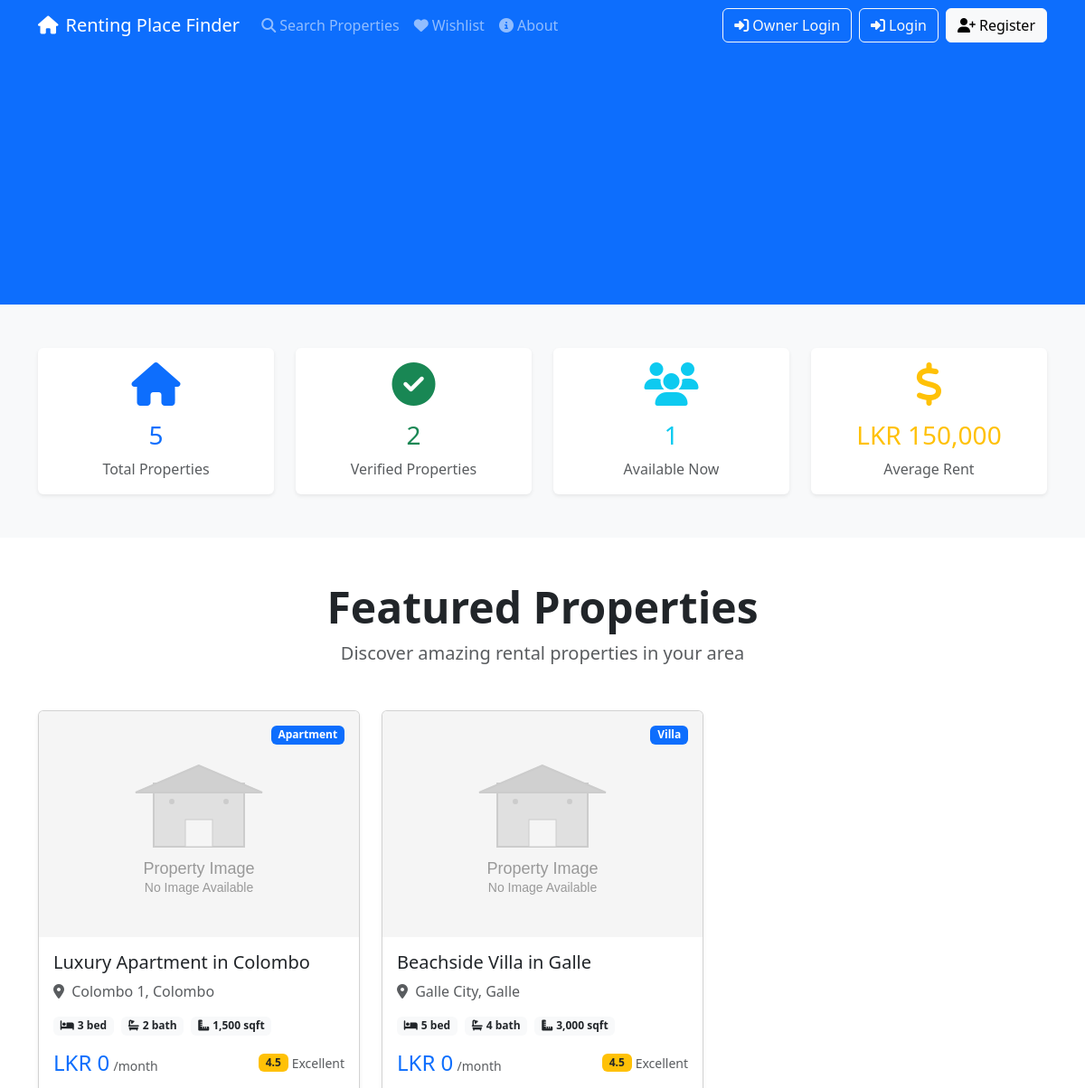
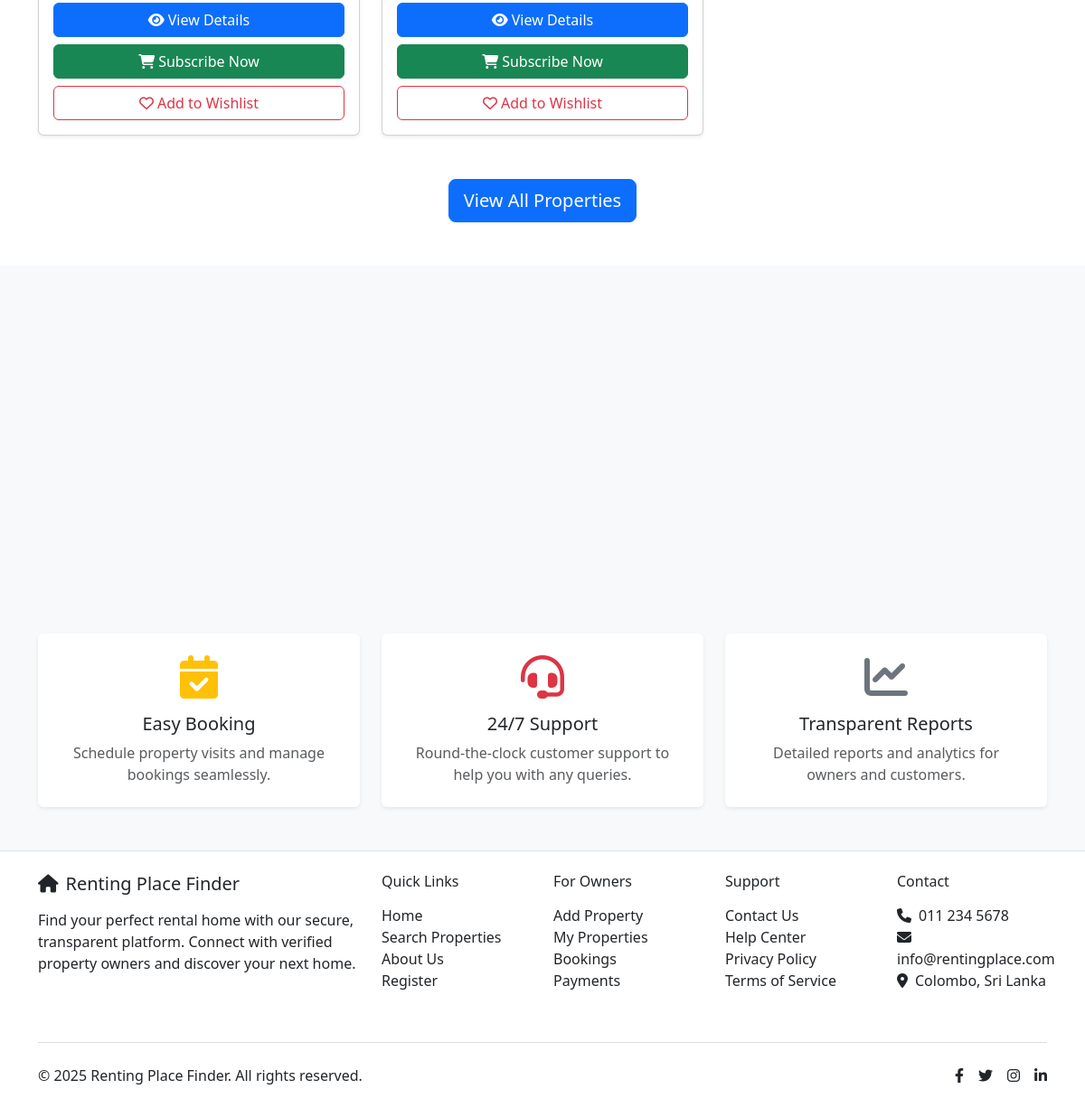
The app's page /frontend/index.php with its own data (2 pictures, top to bottom).
### tables this page shows
CREATE TABLE `properties` (
  `id` INT(11) NOT NULL AUTO_INCREMENT,
  `owner_id` INT(11) NOT NULL,
  `title` VARCHAR(255) NOT NULL,
  `description` TEXT NOT NULL,
  `property_type_id` INT(11) DEFAULT NULL,
  `status` ENUM('sale','rent') NOT NULL DEFAULT 'sale',
  `price` DECIMAL(12,2) DEFAULT NULL,
  `rent` DECIMAL(12,2) DEFAULT NULL,
  `security_deposit` DECIMAL(12,2) DEFAULT NULL,
  `area_sqft` DECIMAL(10,2) DEFAULT NULL,
  `bedrooms` INT(3) DEFAULT NULL,
  `bathrooms` INT(3) DEFAULT NULL,
  `floor_number` INT(3) DEFAULT NULL,
  `total_floors` INT(3) DEFAULT NULL,
  `furnished` TINYINT(1) DEFAULT 0,
  `parking` INT(3) DEFAULT 0,
  `year_built` YEAR DEFAULT NULL,
  `latitude` DECIMAL(10,7) DEFAULT NULL,
  `longitude` DECIMAL(10,7) DEFAULT NULL,
  `city_id` INT(11) NOT NULL,
  `district_id` INT(11) NOT NULL,
  `province_id` INT(11) NOT NULL,
  `is_featured` TINYINT(1) DEFAULT 0,
  `created_at` TIMESTAMP NOT NULL DEFAULT CURRENT_TIMESTAMP,
  `updated_at` TIMESTAMP NOT NULL DEFAULT CURRENT_TIMESTAMP ON UPDATE CURRENT_TIMESTAMP,
  PRIMARY KEY (`id`),
  INDEX `idx_owner` (`owner_id`),
  INDEX `idx_city` (`city_id`),
  INDEX `idx_district` (`district_id`),
  FOREIGN KEY (`owner_id`) REFERENCES `users`(`id`) ON DELETE CASCADE,
  FOREIGN KEY (`property_type_id`) REFERENCES `property_types`(`id`) ON DELETE SET NULL,
  FOREIGN KEY (`city_id`) REFERENCES `cities`(`id`) ON DELETE CASCADE,
  FOREIGN KEY (`district_id`) REFERENCES `districts`(`id`) ON DELETE CASCADE,
  FOREIGN KEY (`province_id`) REFERENCES `provinces`(`id`) ON DELETE CASCADE
);

CREATE TABLE `property_types` (
  `id` INT(11) NOT NULL AUTO_INCREMENT,
  `name` VARCHAR(100) NOT NULL,
  `description` TEXT DEFAULT NULL,
  `is_active` TINYINT(1) DEFAULT 1,
  `created_at` TIMESTAMP NOT NULL DEFAULT CURRENT_TIMESTAMP,
  PRIMARY KEY (`id`),
  UNIQUE KEY `name` (`name`)
);

CREATE TABLE `cities` (
  `id` INT(11) NOT NULL AUTO_INCREMENT,
  `district_id` INT(11) NOT NULL,
  `name` VARCHAR(100) NOT NULL,
  `code` VARCHAR(10) NOT NULL,
  `is_active` TINYINT(1) NOT NULL DEFAULT 1,
  `sort_order` INT(11) NOT NULL DEFAULT 0,
  `created_at` TIMESTAMP NOT NULL DEFAULT CURRENT_TIMESTAMP,
  `updated_at` TIMESTAMP NOT NULL DEFAULT CURRENT_TIMESTAMP ON UPDATE CURRENT_TIMESTAMP,
  PRIMARY KEY (`id`),
  UNIQUE KEY `code` (`code`),
  FOREIGN KEY (`district_id`) REFERENCES `districts`(`id`) ON DELETE CASCADE
);

CREATE TABLE `districts` (
  `id` INT(11) NOT NULL AUTO_INCREMENT,
  `province_id` INT(11) NOT NULL,
  `name` VARCHAR(100) NOT NULL,
  `code` VARCHAR(10) NOT NULL,
  `is_active` TINYINT(1) NOT NULL DEFAULT 1,
  `sort_order` INT(11) NOT NULL DEFAULT 0,
  `created_at` TIMESTAMP NOT NULL DEFAULT CURRENT_TIMESTAMP,
  `updated_at` TIMESTAMP NOT NULL DEFAULT CURRENT_TIMESTAMP ON UPDATE CURRENT_TIMESTAMP,
  PRIMARY KEY (`id`),
  UNIQUE KEY `code` (`code`),
  FOREIGN KEY (`province_id`) REFERENCES `provinces`(`id`) ON DELETE CASCADE
);

### frontend/index.php (the view, shortened to what the rows shown need)
<?php
require_once __DIR__ . '/../config/config.php';
require_once __DIR__ . '/../backend/models/Property.php';
$property_model = new Property();
$featured_properties = $property_model->search([], 1, 6);
?>
<!DOCTYPE html>
<html lang="en">
<head>
    <link href="https://cdn.jsdelivr.net/npm/bootstrap@5.3.0/dist/css/bootstrap.min.css" rel="stylesheet">
    <link href="https://cdnjs.cloudflare.com/ajax/libs/font-awesome/6.4.0/css/all.min.css" rel="stylesheet">
</head>
<body>
    <section class="py-5">
        <div class="container">
            <div class="text-center mb-5">
                <h2 class="display-5 fw-bold">Featured Properties</h2>
            </div>
            <?php if (empty($featured_properties)): ?>
                <div class="text-center py-5">
                    <i class="fas fa-home fa-5x text-muted mb-4"></i>
                    <h3 class="text-muted">No properties available</h3>
                    <p class="text-muted">Check back soon for new listings!</p>
                </div>
            <?php else: ?>
                <div class="row g-4">
                    <?php foreach ($featured_properties as $property): ?>
                        <div class="col-lg-4 col-md-6">
                            <div class="card h-100 shadow-sm">
                                <div class="position-relative">
                                    <?php if (!empty($property['primary_image'])): ?>
                                        <img src="<?php echo htmlspecialchars($property['primary_image']); ?>"
                                            class="card-img-top"
                                            alt="<?php echo htmlspecialchars($property['title']); ?>"
                                            style="height: 250px; object-fit: cover;"
                                            onerror="this.src='images/placeholder-property.svg'">
                                    <?php endif; ?>
                                    <span class="badge bg-primary position-absolute top-0 end-0 m-3">
                                        <?php echo ucfirst($property['property_type']); ?>
                                    </span>
                                </div>
                                <div class="card-body d-flex flex-column">
                                    <h5 class="card-title"><?php echo htmlspecialchars($property['title']); ?></h5>
                                    <p class="card-text text-muted">
                                        <i class="fas fa-map-marker-alt me-1"></i>
                                        <?php echo htmlspecialchars($property['city'] . ', ' . $property['state']); ?>
                                    </p>
                                    <div class="d-flex flex-wrap gap-2 mb-3">
                                        <?php if ($property['bedrooms']): ?>
                                            <span class="badge bg-light text-dark">
                                                <i class="fas fa-bed me-1"></i><?php echo $property['bedrooms']; ?> bed
                                            </span>
                                        <?php endif; ?>
                                        <?php if ($property['bathrooms']): ?>
                                            <span class="badge bg-light text-dark">
                                                <i class="fas fa-bath me-1"></i><?php echo $property['bathrooms']; ?> bath
                                            </span>
                                        <?php endif; ?>
                                        <?php if ($property['area_sqft']): ?>
                                            <span class="badge bg-light text-dark">
                                                <i class="fas fa-ruler-combined me-1"></i><?php echo number_format($property['area_sqft']); ?> sqft
                                            </span>
                                        <?php endif; ?>
                                    </div>
                                    <div class="d-flex justify-content-between align-items-center mb-3">
                                        <div>
                                            <span class="h4 text-primary">LKR <?php echo number_format($property['monthly_rent']); ?></span>
                                            <small class="text-muted">/month</small>
                                        </div>
                                        <div class="text-end">
                                            <div class="d-flex align-items-center">
                                                <span class="badge bg-warning text-dark me-1">4.5</span>
                                                <small class="text-muted">Excellent</small>
                                            </div>
                                        </div>
                                    </div>
                                    <div class="mt-auto">
                                        <div class="d-grid gap-2">
                                            <a href="property-details.php?id=<?php echo $property['id']; ?>" class="btn btn-primary">
                                                <i class="fas fa-eye me-1"></i>View Details
                                            </a>
                                            <a href="subscription.php?property_id=<?php echo $property['id']; ?>" class="btn btn-success">
                                                <i class="fas fa-shopping-cart me-1"></i>Subscribe Now
                                            </a>
                                            <button type="button" class="btn btn-outline-danger"
                                                onclick="toggleWishlist(<?php echo $property['id']; ?>)"
                                                data-property-id="<?php echo $property['id']; ?>">
                                                <i class="far fa-heart me-1"></i>Add to Wishlist
                                            </button>
                                        </div>
                                    </div>
                                </div>
                            </div>
                        </div>
                    <?php endforeach; ?>
                </div>
            <?php endif; ?>
        </div>
    </section>
</body>
</html>

### records on screen
properties: property_type.name "Apartment", title "Luxury Apartment in Colombo", city.name "Colombo 1, Colombo", bedrooms "3", bathrooms "2", area_sqft "1,500", rent "0"
properties: property_type.name "Villa", title "Beachside Villa in Galle", city.name "Galle City, Galle", bedrooms "5", bathrooms "4", area_sqft "3,000", rent "0"

### other values on screen
APP_NAME "Renting Place Finder"
$stats['total'] "5"
$stats['verified'] "2"
$stats['available'] "1"
$stats['avg_rent'] "150,000"
